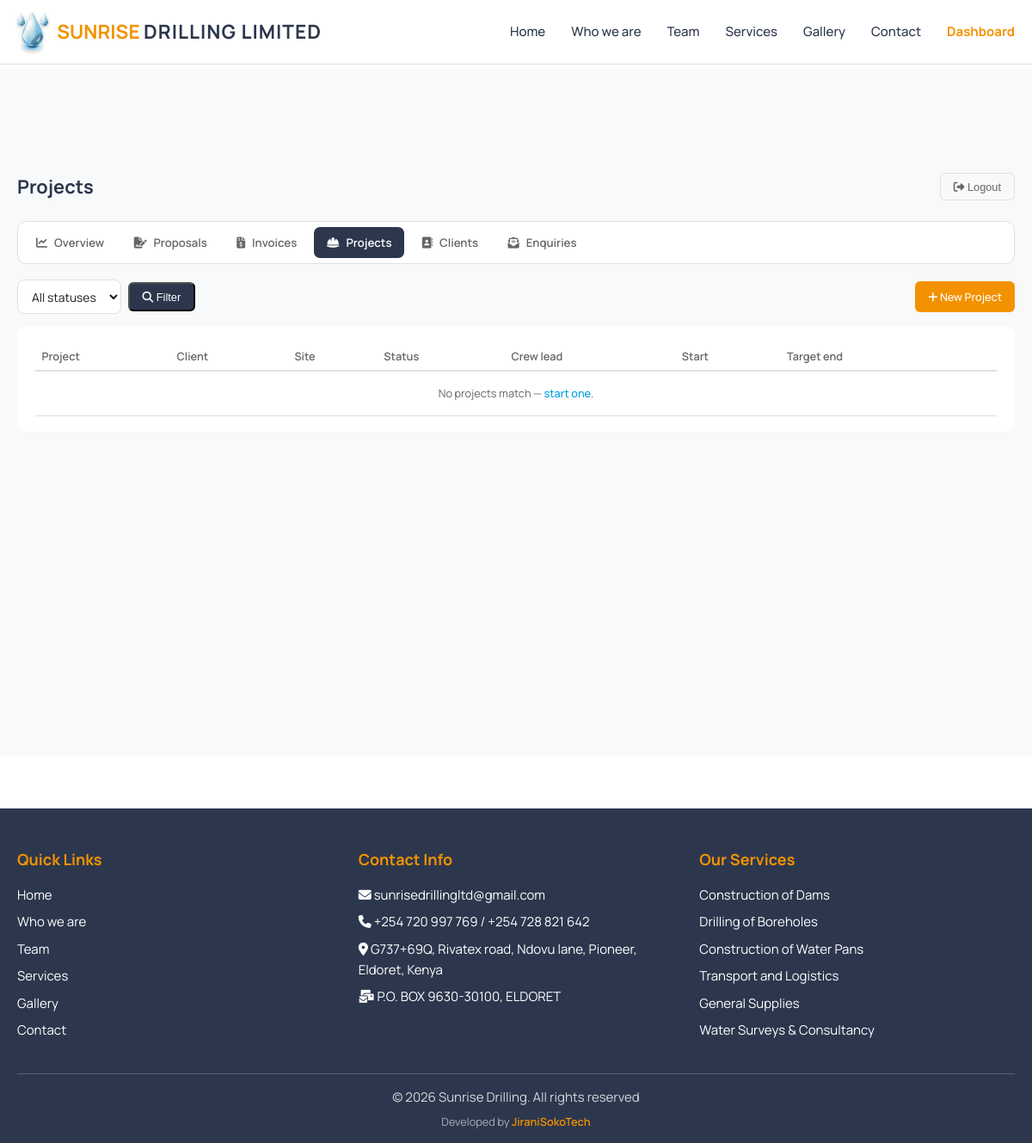
The app's page /dashboard/projects/ (signed in) with its own data.
### main/models.py (models this page shows, shortened)
class SingletonModel(models.Model):
    class Meta:
        abstract = True
    @classmethod
    def load(cls):
        obj, _ = cls.objects.get_or_create(pk=1)
        return obj

class SiteSettings(SingletonModel):
    email = models.EmailField(default="sunrisedrillingltd@gmail.com")
    phone_primary = models.CharField(max_length=30, default="+254 720 997 769")
    phone_secondary = models.CharField(max_length=30, blank=True, default="+254 728 821 642")
    physical_address = models.CharField(
        max_length=255, default="G737+69Q, Rivatex road, Ndovu lane, Pioneer, Eldoret, Kenya")
    postal_address = models.CharField(max_length=255, default="P.O. BOX 9630-30100, ELDORET")
    website = models.CharField(max_length=100, default="www.sunrisedrillingltd.com")
    business_hours = models.TextField(
        default=("Monday - Friday: 8:00 AM - 6:00 PM\nSaturday: 9:00 AM - 4:00 PM\n"
                 "Sunday: Emergency services only\nEmergency: 24/7 Available"),
        help_text="One line per entry; shown on the contact page")
    map_embed_url = models.TextField(
        blank=True, help_text="Google Maps embed URL for the contact page map")
    map_title = models.CharField(max_length=200, default="Sunrise Drilling Ltd Headquarters")
    map_address = models.TextField(
        default="G737+69Q, Rivatex road, Ndovu lane, Pioneer\nEldoret, Uasin Gishu County, Kenya")
    facebook_url = models.URLField(blank=True)
    instagram_url = models.URLField(blank=True)
    twitter_url = models.URLField(blank=True)
    tiktok_url = models.URLField(blank=True)
    copyright_text = models.CharField(max_length=200,
                                      default="Sunrise Drilling. All rights reserved")
    class Meta:
        verbose_name = "Site Settings"
        verbose_name_plural = "Site Settings"

class Service(models.Model):
    title = models.CharField(max_length=200)
    description = models.TextField()
    image = models.ImageField(upload_to='services/images/', blank=True, null=True)
    features = models.TextField(help_text="Enter features as a comma-separated list")
    primary_cta_text = models.CharField(max_length=50, default="Get Quote")
    primary_cta_url = models.CharField(max_length=200, default="main:contact")
    secondary_cta_text = models.CharField(max_length=50, default="View Projects")
    secondary_cta_url = models.CharField(max_length=200, default="main:gallery")
    order = models.PositiveIntegerField(default=0)
    class Meta:
        verbose_name = "Service"
        verbose_name_plural = "Services"
        ordering = ['order']

### business/views.py (the view)
# urls.py: path('projects/', views.project_list, name='project_list'),
@staff_member_required(login_url='business:login')
def project_list(request):
    qs = Project.objects.select_related('client')
    status = request.GET.get('status', '')
    if status:
        qs = qs.filter(status=status)
    return render(request, 'business/project_list.html', {
        'projects': qs[:100], 'status': status,
        'status_choices': Project.STATUS_CHOICES, 'active_tab': 'projects',
    })

### main/context_processors.py (called while the page is built)
def site_content(request):
    return {
        'site_settings': SiteSettings.load(),
        'footer_services': Service.objects.all()[:6],
    }

### templates/business/project_list.html (shortened to what this page needs)
{% extends 'base.html' %}
{% load static %}
{% block extra_css %}
<link rel="stylesheet" href="{% static 'css/dashboard.css' %}">
{% endblock %}
{% block content %}
<section class="dash">
    <div class="container">
        {% include 'business/_dashnav.html' with page_title="Projects" %}
        <div class="dash-toolbar">
            <form method="get" class="dash-filter">
                <select name="status" class="dash-input">
                    <option value="">All statuses</option>
                </select>
                <button type="submit" class="btn-admin"><i class="fas fa-search"></i> Filter</button>
            </form>
            <a href="{% url 'business:project_create' %}" class="btn-admin btn-new"><i class="fas fa-plus"></i> New Project</a>
        </div>
        <div class="panel">
            <table>
                <tr><th>Project</th><th>Client</th><th>Site</th><th>Status</th><th>Crew lead</th><th>Start</th><th>Target end</th><th></th></tr>
                {% for pr in projects %}
                <tr>
                    <td><a href="{% url 'business:project_detail' pr.pk %}">{{ pr.name }}</a></td>
                    <td>{{ pr.client.name }}</td>
                    <td>{{ pr.site_location|default:"–" }}</td>
                    <td><span class="badge badge-{{ pr.status }}">{{ pr.get_status_display }}</span></td>
                    <td>{{ pr.crew_lead|default:"–" }}</td>
                    <td>{{ pr.start_date|date:"d M Y"|default:"–" }}</td>
                    <td>{{ pr.target_end_date|date:"d M Y"|default:"–" }}</td>
                    <td class="row-actions"><a class="btn-mini" href="{% url 'business:project_edit' pr.pk %}" title="Edit"><i class="fas fa-pen"></i></a></td>
                </tr>
                {% empty %}
                <tr><td colspan="8" class="empty">No projects match — <a href="{% url 'business:project_create' %}">start one</a>.</td></tr>
                {% endfor %}
            </table>
        </div>
    </div>
</section>
{% endblock %}

### templates/base.html (shortened to what this page needs)
{% load static %}
<!DOCTYPE html>
<html lang="en">
<head>
    <link rel="stylesheet" href="https://cdnjs.cloudflare.com/ajax/libs/font-awesome/6.4.0/css/all.min.css">
    {% block extra_css %}{% endblock %}
</head>
<body>
    <header class="header">
        <div class="container">
            <div class="header-content">
                <a href="{% url 'main:home' %}" class="logo">
                    <img src="{% static 'images/logo-drop-sm.png' %}" alt="Sunrise Drilling Limited logo">
                    <span class="logo-text"><span class="logo-sunrise">SUNRISE</span> <span class="logo-rest">DRILLING LIMITED</span></span>
                </a>
                <nav>
                    <ul class="nav-menu" id="navMenu">
                        <li><a href="{% url 'main:home' %}">Home</a></li>
                        <li><a href="{% url 'main:about' %}">Who we are</a></li>
                        <li><a href="{% url 'main:team' %}">Team</a></li>
                        <li><a href="{% url 'main:services' %}">Services</a></li>
                        <li><a href="{% url 'main:gallery' %}">Gallery</a></li>
                        <li><a href="{% url 'main:contact' %}">Contact</a></li>
                        {% if user.is_staff %}
                        <li><a href="{% url 'business:dashboard' %}" style="color: var(--primary-orange); font-weight: 700;">Dashboard</a></li>
                        {% endif %}
                    </ul>
                </nav>
            </div>
        </div>
    </header>
    <main class="main-content">
        {% block content %}{% endblock %}
    </main>
    <footer class="footer">
        <div class="container">
            <div class="footer-content">
                <div class="footer-section">
                    <h3>Quick Links</h3>
                    <a href="{% url 'main:home' %}">Home</a>
                    <a href="{% url 'main:about' %}">Who we are</a>
                    <a href="{% url 'main:team' %}">Team</a>
                    <a href="{% url 'main:services' %}">Services</a>
                    <a href="{% url 'main:gallery' %}">Gallery</a>
                    <a href="{% url 'main:contact' %}">Contact</a>
                </div>
                <div class="footer-section">
                    <h3>Contact Info</h3>
                    <p><i class="fas fa-envelope"></i> {{ site_settings.email }}</p>
                    <p><i class="fas fa-phone"></i> {{ site_settings.phone_primary }}{% if site_settings.phone_secondary %} / {{ site_settings.phone_secondary }}{% endif %}</p>
                    <p><i class="fas fa-map-marker-alt"></i> {{ site_settings.physical_address }}</p>
                    <p><i class="fas fa-mail-bulk"></i> {{ site_settings.postal_address }}</p>
                </div>
                <div class="footer-section">
                    <h3>Our Services</h3>
                    {% for service in footer_services %}
                    <p>{{ service.title }}</p>
                    {% endfor %}
                </div>
            </div>
            <div class="footer-bottom">
                <p>&copy; {% now "Y" %} {{ site_settings.copyright_text }}</p>
                <p class="footer-credit">Developed by
                    <a href="https://jiranisokotech.co.ke" target="_blank" rel="noopener">JiraniSokoTech</a>
                </p>
            </div>
        </div>
    </footer>
</body>
</html>

### static/css/dashboard.css (style rules this page uses)
.dash { padding: 120px 0 60px; background: var(--light-gray); min-height: 100vh; }
.btn-admin { background: var(--brand-navy); color: var(--white); padding: 0.5rem 1rem; border-radius: 6px; text-decoration: none; font-size: 0.85rem; font-weight: 500; }
.panel { background: var(--white); border-radius: 10px; padding: 1.2rem 1.4rem; box-shadow: var(--shadow); overflow-x: auto; }
.panel table { width: 100%; border-collapse: collapse; font-size: 0.85rem; }
.panel th { text-align: left; color: var(--text-light); font-weight: 600; padding: 0.4rem 0.5rem; border-bottom: 2px solid var(--border-color); }
.panel td { padding: 0.45rem 0.5rem; border-bottom: 1px solid var(--border-color); vertical-align: middle; }
.panel a { color: var(--primary-blue); text-decoration: none; font-weight: 500; }
.panel .empty { color: var(--text-light); text-align: center; padding: 1rem; }
.dash-toolbar { display: flex; justify-content: space-between; align-items: center; flex-wrap: wrap; gap: 0.8rem; margin-bottom: 1rem; }
.dash-filter { display: flex; gap: 0.5rem; flex-wrap: wrap; align-items: center; }
.btn-new { background: var(--primary-orange); }
.dash-input { padding: 0.55rem 0.8rem; border: 1px solid var(--border-color); border-radius: 8px; font-size: 0.92rem; font-family: inherit; background: var(--white); color: var(--text-dark); box-sizing: border-box; max-width: 100%; }

### templates/base.html (style rules this page uses)
:root { --primary-blue: #009FE3; --primary-orange: #F39200; --brand-navy: #2C374D; --brand-blue-deep: #0077B6; --text-dark: #1a1a1a; --text-light: #666666; --white: #ffffff; --light-gray: #f8f9fa; --border-color: #e0e0e0; }
* { margin: 0; padding: 0; box-sizing: border-box; }
html { font-size: 15px; }
body { font-family: 'Manrope', sans-serif; line-height: 1.6; color: var(--text-dark); background-color: var(--white); }
.container { max-width: 1200px; margin: 0 auto; padding: 0 20px; }
.header { background: var(--white); border-bottom: 1px solid var(--border-color); padding: 1rem 0; position: fixed; top: 0; left: 0; right: 0; z-index: 1000; }
.header-content { display: flex; justify-content: space-between; align-items: center; }
.logo { display: flex; align-items: center; color: var(--brand-navy); text-decoration: none; font-weight: 700; font-size: 1.5rem; }
.logo img { height: 44px; width: auto; margin-right: 10px; filter: drop-shadow(0 1px 2px rgba(0,0,0,0.25)); }
.logo-sunrise { color: var(--primary-orange); }
.logo-rest { color: var(--brand-navy); font-weight: 700; letter-spacing: 1px; }
.nav-menu { display: flex; list-style: none; gap: 2rem; }
.nav-menu a { color: var(--brand-navy); text-decoration: none; font-weight: 500; transition: color 0.3s ease; position: relative; }
.nav-menu a::after { content: ''; position: absolute; bottom: -5px; left: 0; width: 0; height: 2px; background: var(--primary-orange); transition: width 0.3s ease; }
.main-content { margin-top: 80px; min-height: calc(100vh - 80px); }
.footer { background: var(--brand-navy); color: var(--white); padding: 3rem 0 1rem; margin-top: 4rem; }
.footer-content { display: grid; grid-template-columns: repeat(auto-fit, minmax(250px, 1fr)); gap: 2rem; margin-bottom: 2rem; }
.footer-section h3 { color: var(--primary-orange); margin-bottom: 1rem; font-size: 1.2rem; }
.footer-section p, .footer-section a { color: var(--white); text-decoration: none; margin-bottom: 0.5rem; display: block; transition: color 0.3s ease; }
.footer-bottom { border-top: 1px solid rgba(255,255,255,0.2); padding-top: 1rem; text-align: center; color: rgba(255,255,255,0.8); }
.footer-credit { margin-top: 0.4rem; font-size: 0.85rem; color: rgba(255,255,255,0.6); }
.footer-credit a { color: var(--primary-orange); text-decoration: none; font-weight: 600; }

### records on screen
SiteSettings: email "sunrisedrillingltd@gmail.com", phone_primary "+254 720 997 769", phone_secondary "+254 728 821 642", physical_address "G737+69Q, Rivatex road, Ndovu lane, Pioneer, Eldoret, Kenya", postal_address "P.O. BOX 9630-30100, ELDORET", copyright_text "Sunrise Drilling. All rights reserved"
Service: title "Construction of Dams"
Service: title "Drilling of Boreholes"
Service: title "Construction of Water Pans"
Service: title "Transport and Logistics"
Service: title "General Supplies"
Service: title "Water Surveys & Consultancy"

### other values on screen
{{ page_title|default:"Staff Dashboard" }} "Projects"
